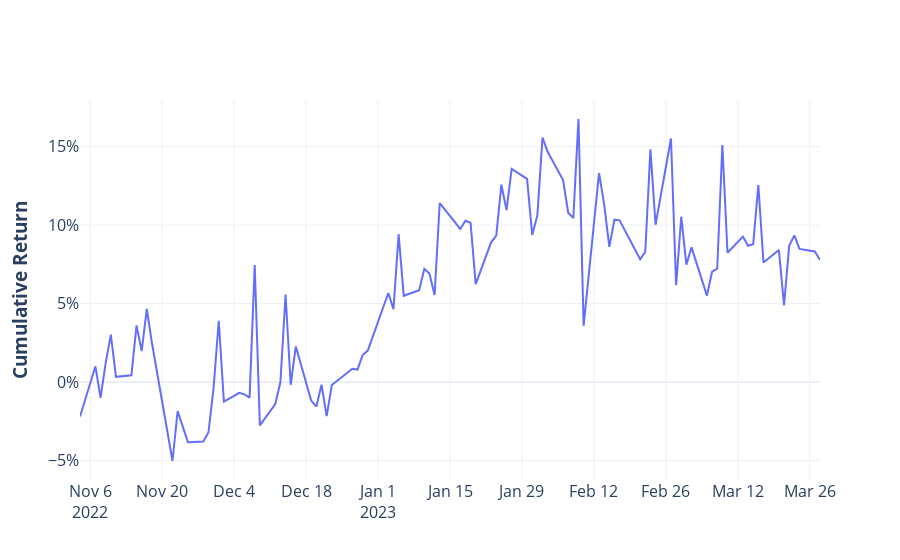

Source (notebook cell):
### Markdown cell above
### Plot cumulative return

### Code cell
cum_ret = equity/1000000
trace1 = go.Scatter(
    x = cum_ret.index.to_list(),
    y = cum_ret-1,
    mode="lines",
    hovertemplate="%{x}<br>cumulative ret = %{y:.2%}<extra></extra>"
)

fig = go.Figure(trace1)

fig.update_yaxes(
    title_text="<b>Cumulative Return</b>", 
    tickformat=".0%", 
)

fig.update_layout(
    template="plotly_white",
    font_size=16,
    showlegend=False,
)

fig.write_image(f"{output_dir}/cumret.jpeg")
with open(f"{output_dir}/cumret.html", "w", encoding="utf-8") as f:
    f.write(fig.to_html()) 
fig.show()
